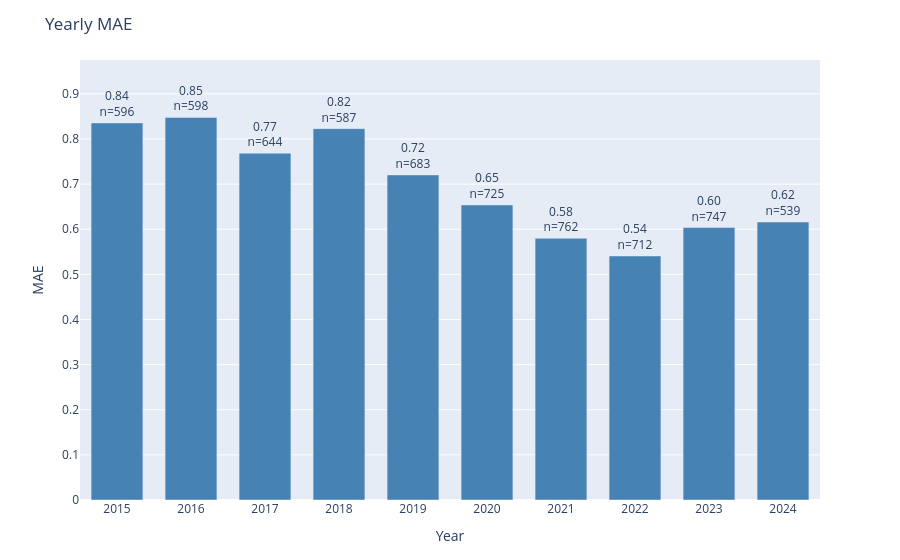

Source (notebook cell):
### Code cell
plot_error_by_group(
    df=results_test,
    y_true_col='actual',
    y_pred_col='prediction',
    date_col='dt_temp',
    group_by='year',
    metric='mae',
    title='Yearly MAE'
)

### Figure 1 — Plotly figure (JSON) as saved in the notebook; plotly's stock layout.template omitted (floating-point values rounded to 4 significant figures)
{"data": [{"marker": {"color": "steelblue"}, "text": ["0.84<br>n=596", "0.85<br>n=598", "0.77<br>n=644", "0.82<br>n=587", "0.72<br>n=683", "0.65<br>n=725", "0.58<br>n=762", "0.54<br>n=712", "0.60<br>n=747", "0.62<br>n=539"], "textposition": "outside", "type": "bar", "x": ["2015", "2016", "2017", "2018", "2019", "2020", "2021", "2022", "2023", "2024"], "y": [0.8356, 0.8478, 0.7686, 0.8228, 0.7204, 0.6538, 0.5801, 0.5407, 0.6037, 0.616]}], "layout": {"bargap": 0.3, "margin": {"b": 60, "t": 60}, "title": {"text": "Yearly MAE"}, "uniformtext": {"minsize": 8, "mode": "hide"}, "xaxis": {"title": {"text": "Year"}}, "yaxis": {"range": [0, 0.975], "title": {"text": "MAE"}}}}
